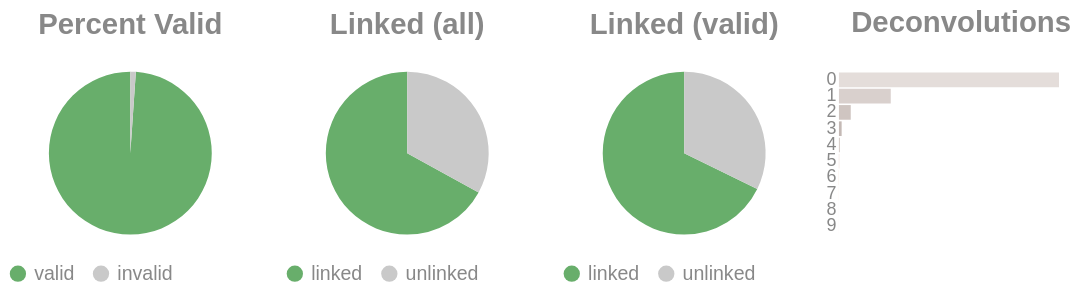

Here is the notebook cell this chart was saved with:
### Code cell
if SKIPLR:
    pass
else:
    clash = Counter()
    for i in valids['molecule'].to_list():
        _mol = i.split("-")
        if len(_mol) == 1:
            clash.update('0')
        else:
            clash.update(_mol[-1])

    _d = {"deconvolutions": [], 'count': []}
    for k,v in clash.items():
        _d['deconvolutions'].append(k)
        _d['count'].append(v)

    tot_valid = valids['reads'].sum()
    mask = valids['reads'] >= 2
    n_linked_reads = valids.filter(mask)['reads'].sum()
    if n_linked_reads == 0:
        print_html("No linked molecules (>=2 reads) were detected; skipping linked-only distributions.")
        SKIPLR = True
    else:
        perc_valid = round(tot_valid / n_reads, 4)
        linked_perc_abs = round(n_linked_reads / n_reads, 4)
        linked_perc = round(n_linked_reads / tot_valid, 4)

    _valid = pl.DataFrame({"valids": ['valid', 'invalid'], "count": [tot_valid, n_reads - tot_valid]})
    _linked_abs = pl.DataFrame({"linked (absolute)": ['linked', 'unlinked'], "count": [n_linked_reads, n_reads - n_linked_reads]})
    _linked_rel = pl.DataFrame({"linked (valids)": ['linked', 'unlinked'], "count": [n_linked_reads, tot_valid - n_linked_reads]})

    (
        alt.hconcat(
            piechart(_valid, goodval = 'valid', title = "Percent Valid"),
            piechart(_linked_abs, goodval = "linked", title =  "Linked (all)"),
            piechart(_linked_rel, goodval = "linked", title =  "Linked (valid)"),
            convolutionbar(pl.DataFrame(_d), title = "Deconvolutions"),
            center = True,
            bounds = 'flush'
        )
        .resolve_scale(color='independent')
        .resolve_legend('independent')
        .properties(usermeta={'embedOptions': {"actions": False}})
    ).display()

### Figure 1 — Vega-Lite specification as saved in the notebook (floating-point values rounded to 4 significant figures)
{"width": "container", "height": 400, "config": {"title": {"anchor": "start", "dy": -15, "fontSize": 18, "color": "#888888", "subtitleColor": "#888888", "subtitleFontSize": 14}, "arc": {"fill": "#0072B2"}, "axis": {"domainColor": "#888888", "domainWidth": 0.5, "gridWidth": 0.2, "grid": false, "titleFontWeight": 400, "titleFontSize": 15, "labelFontSize": 11, "labelColor": "#888888", "tickColor": "#888888", "tickWidth": 0.2, "titleColor": "#888888"}, "axisBand": {"grid": false}, "axisX": {"grid": true, "tickSize": 10, "domainCap": "round"}, "axisY": {"domain": false, "grid": true, "tickSize": 0, "domainCap": "round"}, "background": "transparent", "header": {"labelFontSize": 15, "labelColor": "#888888", "titleFontSize": 15, "titleFontWeight": 600, "titleColor": "#888888"}, "legend": {"labelFont": "sans-serif", "labelFontSize": 12, "labelColor": "#888888", "symbolSize": 100, "symbolType": "circle", "titleFontSize": 12, "titlePadding": 10, "titleColor": "#888888", "title": null}, "range": {"category": ["#E69F00", "#56B4E9", "#009E73", "#F0E442", "#0072B2", "#D55E00", "#CC79A7", "#000000"], "diverging": ["#cfe8f3", "#a2d4ec", "#73bfe2", "#46abdb", "#1696d2", "#12719e"]}, "area": {"fill": "#0072B2", "fillOpacity": 0.7, "line": true, "strokeOpacity": 0.7}, "line": {"color": "#0072B2", "stroke": "#0072B2", "strokeWidth": 2}, "trail": {"color": "#0072B2", "stroke": "#0072B2", "strokeWidth": 0, "size": 1}, "point": {"filled": true, "fillOpacity": 1.0, "size": 95}, "text": {"color": "#888888", "fontSize": 11, "align": "right", "fontWeight": 400, "size": 11}, "bar": {"fill": "#0072B2", "stroke": null}, "view": {"stroke": null, "continuousWidth": 660, "continuousHeight": 400}}, "hconcat": [{"data": {"name": "data-af9590339b9c05f69220b7f1a9940d11"}, "mark": {"type": "arc"}, "encoding": {"color": {"field": "valids", "legend": {"orient": "bottom", "title": null}, "scale": {"domain": ["valid", "invalid"], "range": ["#68ae6b", "#C9C9C9"]}, "title": "Valids", "type": "nominal"}, "theta": {"field": "count", "type": "quantitative"}, "tooltip": [{"field": "valids", "title": "Valids", "type": "ordinal"}, {"field": "percent", "format": ".2%", "title": "Percent", "type": "quantitative"}, {"field": "count", "title": "Count", "type": "quantitative"}]}, "height": 100, "title": {"text": "Percent Valid", "align": "center", "anchor": "middle"}, "transform": [{"calculate": "datum.count / 2308940", "as": "percent"}], "width": 150}, {"data": {"name": "data-4c8d55968ac24b6346a1959af71824ed"}, "mark": {"type": "arc"}, "encoding": {"color": {"field": "linked (absolute)", "legend": {"orient": "bottom", "title": null}, "scale": {"domain": ["linked", "unlinked"], "range": ["#68ae6b", "#C9C9C9"]}, "title": "Linked (Absolute)", "type": "nominal"}, "theta": {"field": "count", "type": "quantitative"}, "tooltip": [{"field": "linked (absolute)", "title": "Linked (Absolute)", "type": "ordinal"}, {"field": "percent", "format": ".2%", "title": "Percent", "type": "quantitative"}, {"field": "count", "title": "Count", "type": "quantitative"}]}, "height": 100, "title": {"text": "Linked (all)", "align": "center", "anchor": "middle"}, "transform": [{"calculate": "datum.count / 2308940", "as": "percent"}], "width": 150}, {"data": {"name": "data-410db1333681d084750189635154616d"}, "mark": {"type": "arc"}, "encoding": {"color": {"field": "linked (valids)", "legend": {"orient": "bottom", "title": null}, "scale": {"domain": ["linked", "unlinked"], "range": ["#68ae6b", "#C9C9C9"]}, "title": "Linked (Valids)", "type": "nominal"}, "theta": {"field": "count", "type": "quantitative"}, "tooltip": [{"field": "linked (valids)", "title": "Linked (Valids)", "type": "ordinal"}, {"field": "percent", "format": ".2%", "title": "Percent", "type": "quantitative"}, {"field": "count", "title": "Count", "type": "quantitative"}]}, "height": 100, "title": {"text": "Linked (valid)", "align": "center", "anchor": "middle"}, "transform": [{"calculate": "datum.count / 2283922", "as": "percent"}], "width": 150}, {"data": {"name": "data-f66a47d579b05fa77bd46c6caf97aa68"}, "mark": {"type": "bar"}, "encoding": {"color": {"field": "deconvolutions", "legend": null, "scale": {"scheme": "lightgreyred"}, "type": "nominal"}, "tooltip": [{"field": "deconvolutions", "title": "Deconvolutions", "type": "ordinal"}, {"field": "percent", "format": ".2%", "title": "Percent", "type": "quantitative"}, {"field": "count", "title": "Count", "type": "quantitative"}], "x": {"axis": null, "field": "count", "type": "quantitative"}, "y": {"field": "deconvolutions", "sort": "ascending", "title": null, "type": "nominal"}}, "height": 100, "title": {"text": "Deconvolutions", "align": "center", "anchor": "middle"}, "transform": [{"calculate": "datum.count / 1175812", "as": "percent"}], "width": 150}], "bounds": "flush", "center": true, "resolve": {"legend": {"angle": "independent"}, "scale": {"color": "independent"}}, "usermeta": {"embedOptions": {"actions": false}}, "$schema": "https://vega.github.io/schema/vega-lite/v6.4.1.json", "datasets": {"data-af9590339b9c05f69220b7f1a9940d11": [{"valids": "valid", "count": 2283922}, {"valids": "invalid", "count": 25018}], "data-4c8d55968ac24b6346a1959af71824ed": [{"linked (absolute)": "linked", "count": 1546846}, {"linked (absolute)": "unlinked", "count": 762094}], "data-410db1333681d084750189635154616d": [{"linked (valids)": "linked", "count": 1546846}, {"linked (valids)": "unlinked", "count": 737076}], "data-f66a47d579b05fa77bd46c6caf97aa68": [{"deconvolutions": "0", "count": 900593}, {"deconvolutions": "1", "count": 212100}, {"deconvolutions": "2", "count": 48377}, {"deconvolutions": "3", "count": 11081}, {"deconvolutions": "4", "count": 2611}, {"deconvolutions": "5", "count": 676}, {"deconvolutions": "6", "count": 222}, {"deconvolutions": "7", "count": 83}, {"deconvolutions": "8", "count": 42}, {"deconvolutions": "9", "count": 27}]}}
